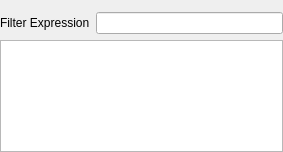
<?xml version="1.0" encoding="UTF-8"?>
<ui version="4.0" >
<comment> Begin CVS Header </comment>
<comment>   $Source: /Volumes/Home/Users/shoops/cvs/copasi_dev/copasi/UI/CQEFMListWidget.ui,v $ </comment>
<comment>   $Revision: 1.1.4.1 $ </comment>
<comment>   $Name:  $ </comment>
<comment>   $Author: shoops $ </comment>
<comment>   $Date: 2011/11/10 13:35:06 $ </comment>
<comment> End CVS Header </comment>

<comment> Copyright (C) 2011 by Pedro Mendes, Virginia Tech Intellectual </comment>
<comment> Properties, Inc., University of Heidelberg, and The University </comment>
<comment> of Manchester. </comment>
<comment> All rights reserved. </comment>

 <class>CQEFMListWidget</class>
 <widget class="QWidget" name="CQEFMListWidget" >
  <property name="geometry" >
   <rect>
    <x>0</x>
    <y>0</y>
    <width>283</width>
    <height>152</height>
   </rect>
  </property>
  <property name="windowTitle" >
   <string>CQEFMListWidget</string>
  </property>
  <layout class="QGridLayout" name="gridLayout" >
   <property name="leftMargin" >
    <number>0</number>
   </property>
   <property name="topMargin" >
    <number>12</number>
   </property>
   <property name="rightMargin" >
    <number>0</number>
   </property>
   <property name="bottomMargin" >
    <number>0</number>
   </property>
   <item row="0" column="0" >
    <widget class="QLabel" name="mpLblFilter" >
     <property name="text" >
      <string>Filter Expression</string>
     </property>
    </widget>
   </item>
   <item row="0" column="1" >
    <widget class="QLineEdit" name="mpEditFilter" />
   </item>
   <item row="1" column="0" colspan="2" >
    <widget class="QTableView" name="mpEFMTable" >
     <property name="alternatingRowColors" >
      <bool>true</bool>
     </property>
     <property name="horizontalScrollMode">
      <enum>QAbstractItemView::ScrollPerPixel</enum>
     </property>
     <property name="sortingEnabled" >
      <bool>true</bool>
     </property>
     <attribute name="verticalHeaderVisible">
      <bool>false</bool>
     </attribute>
    </widget>
   </item>
  </layout>
 </widget>
 <resources/>
 <connections/>
</ui>
